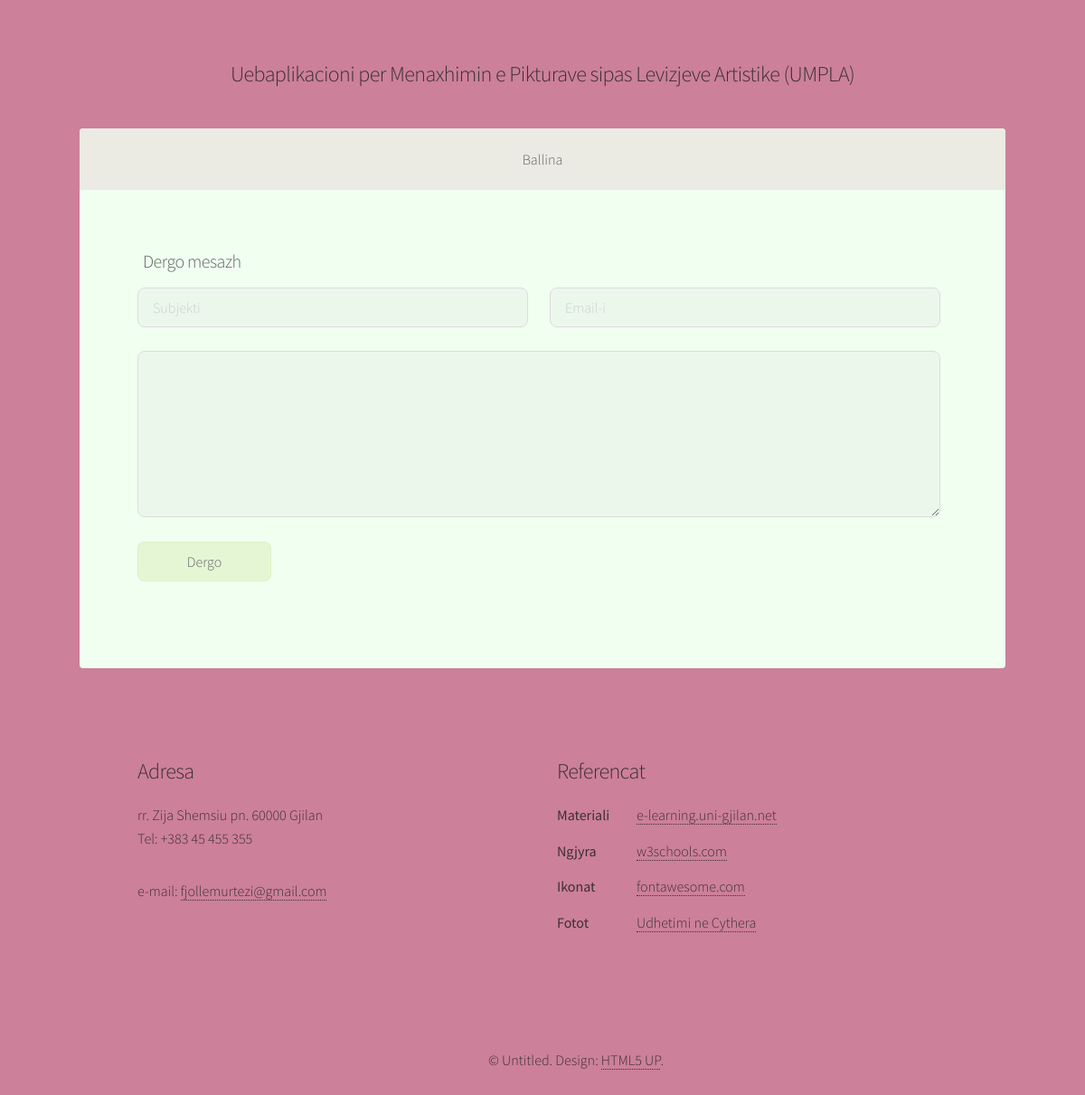
Page /ModuliPerdoruesit/kontakti.php on the committed database.
### tables this page shows
CREATE TABLE `tedhenat` (
  `ID_edhena` int(11) NOT NULL,
  `Titulli` varchar(255) NOT NULL,
  `Pershkrimi` varchar(1000) NOT NULL,
  `Skedari` varchar(255) NOT NULL,
  `Pamja_faqes` varchar(50) NOT NULL
);

### ModuliPerdoruesit/fundi_faqes.php (the view, shortened to what this page needs)
<footer id="footer">
					<?php
            $rezultati = mysqli_query($lidhe, "SELECT * FROM tedhenat WHERE Pamja_faqes='fundi_faqes_Adresa'");
            while ($rreshti = mysqli_fetch_assoc($rezultati)) {
              extract($rreshti);
            ?>
						<section>
							<p><?php echo $Pershkrimi; ?>
							</p>
						</section>
			<?php } ?>
							<?php
                              $rezultati = mysqli_query($lidhe, "SELECT * FROM tedhenat WHERE Pamja_faqes='fundi_faqes_Referencat'");
                                while ($rreshti = mysqli_fetch_assoc($rezultati)) {
                               extract($rreshti);
            ?>
						<section>
							<p><?php echo $Pershkrimi; ?>
							</p>
						</section>
			<?php } ?>
					</div>
					<div class="copyright">
												<?php
            $rezultati = mysqli_query($lidhe, "SELECT * FROM tedhenat WHERE Pamja_faqes='fundi_faqes_Copyright'");
            while ($rreshti = mysqli_fetch_assoc($rezultati)) {
              extract($rreshti);
            ?>
							<?php echo $Pershkrimi; ?>
			<?php } ?>

### ModuliPerdoruesit/kontakti.php (shortened to what this page needs)
<?php
	include("konfig.php");
?>
<!DOCTYPE HTML>
<html>
	<head>
		<link rel="stylesheet" href="assets/css/main.css" />
	</head>
	<body class="is-preload">
         <div id="wrapper">
			<?php include_once("fillimi_faqes.php"); ?>
		<?php include_once("meny.php"); ?>
        <div id="main">
			<section id="intro" class="main"><div class="row">
									<h3>Dergo mesazh</h3>
          <form method="post" action="shto_kontakt.php">
        <div class="row">
        <div class="col-6 col-12-xsmall">
                            <input type="text" name="Subjekti" id="Subjekti" placeholder="Subjekti" />
</div><br>
							<div class="col-6 col-12-xsmall">
                            <input type="email" name="Email" id="Email" placeholder="Email-i" />
						</div>
							<div class="col-12 col-12-xsmall">
							<br>
                            <textarea name="Mesazhi" id="Mesazhi" placeholder="Mesazhi" rows="6"> </textarea>
</div>
							<div class="col-12"><br>
							<ul class="actions">
                        <li><input type="submit" name="shto_kontakt" value="Dergo"></li></ul>
</div>
</div>
		</div>
			</section>
			</div>
					<?php include_once("fundi_faqes.php"); ?>
     	   </div>
	</body>
</html>

### ModuliPerdoruesit/fillimi_faqes.php (shortened to what this page needs)
	<header id="header">
	<?php
          $rezultati = mysqli_query($lidhe, "SELECT * FROM tedhenat WHERE Pamja_faqes='fillimi_faqes'");
          while ($rreshti = mysqli_fetch_assoc($rezultati)) {
            extract($rreshti);
          ?>
	<section>
		<div class="inner">
			<h2><?php echo $Titulli ?></h2>
		</div>
	</section>
<?php } ?>
</header>

### ModuliPerdoruesit/meny.php (shortened to what this page needs)
		<?php
       include("konfig.php");
         $rezultati = mysqli_query($lidhe, "SELECT * FROM tedhenat WHERE Pamja_faqes='MenyP'");
         while ($rreshti = mysqli_fetch_assoc($rezultati)) {
           extract($rreshti);
  	 echo $Pershkrimi;
}
         ?>

### rows in the picture
tedhenat: Titulli "Uebaplikacioni per Menaxhimin e Pikturave sipas Levizjeve Artistike (UMPLA)"
tedhenat: Pershkrimi "Ballina"
tedhenat: Pershkrimi "Adresa rr. Zija Shemsiu pn. 60000 Gjilan Tel: +383 45 455 355 e-mail: fjollemurtezi@gmail.com"
tedhenat: Pershkrimi "Referencat Materiali e-learning.uni-gjilan.net Ngjyra w3schools.com Ikonat fontawesome.com Fotot Udhetimi ne Cythera"
tedhenat: Pershkrimi "© Untitled. Design: HTML5 UP ."
